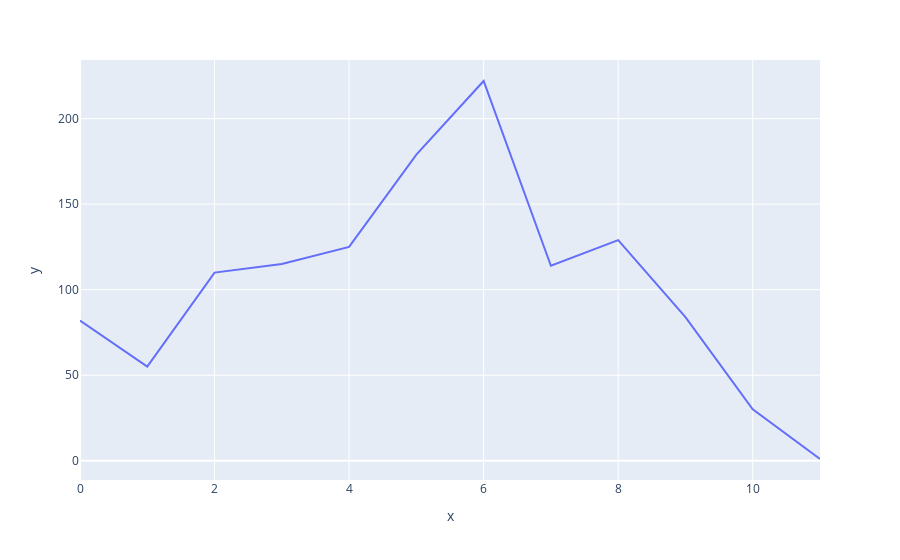

Here is the notebook cell this chart was saved with:
### Code cell
import plotly_express as px
px.line(x = layers, y = num_nodes_per_layer)

### Figure 1 — Plotly figure (JSON) as saved in the notebook; plotly's stock layout.template omitted (floating-point values rounded to 4 significant figures)
{"data": [{"hovertemplate": "x=%{x}<br>y=%{y}<extra></extra>", "legendgroup": "", "line": {"color": "#636efa", "dash": "solid"}, "marker": {"symbol": "circle"}, "mode": "lines", "name": "", "orientation": "v", "showlegend": false, "type": "scatter", "x": [0, 1, 2, 3, 4, 5, 6, 7, 8, 9, 10, 11], "xaxis": "x", "y": [82, 55, 110, 115, 125, 179, 222, 114, 129, 84, 30, 1], "yaxis": "y"}], "layout": {"legend": {"tracegroupgap": 0}, "margin": {"t": 60}, "xaxis": {"anchor": "y", "domain": [0, 1], "title": {"text": "x"}}, "yaxis": {"anchor": "x", "domain": [0, 1], "title": {"text": "y"}}}}
